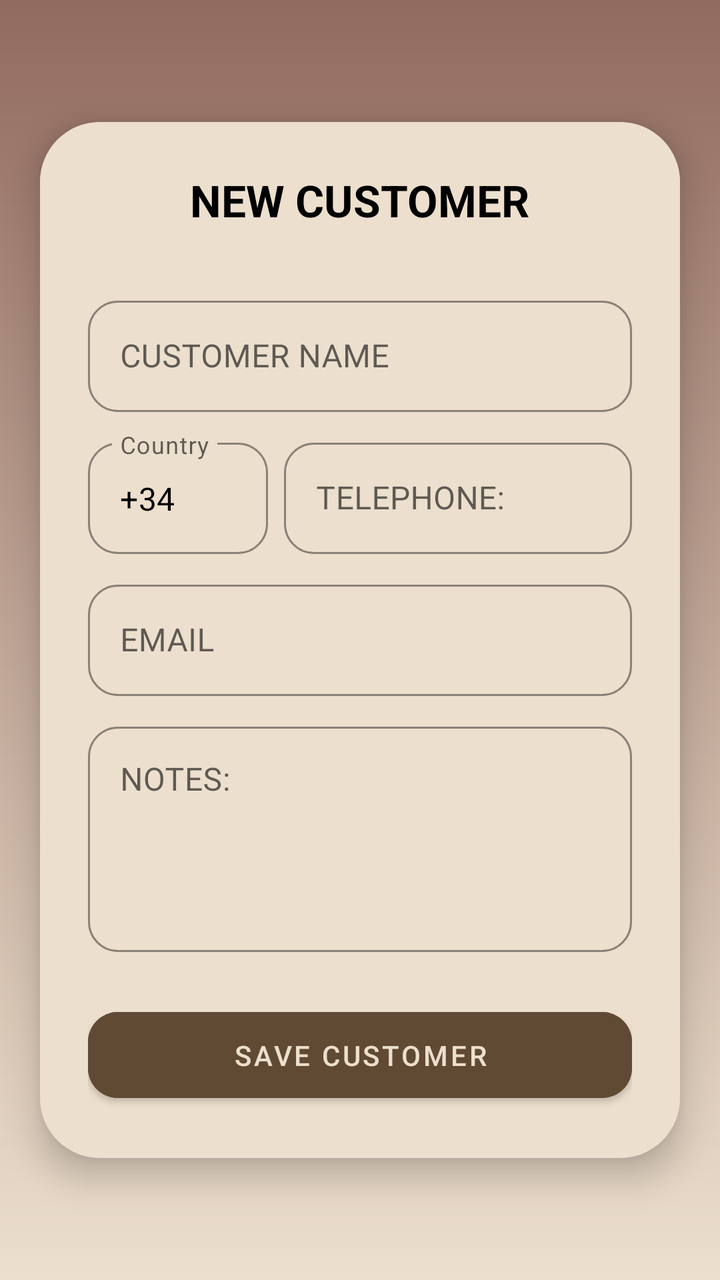
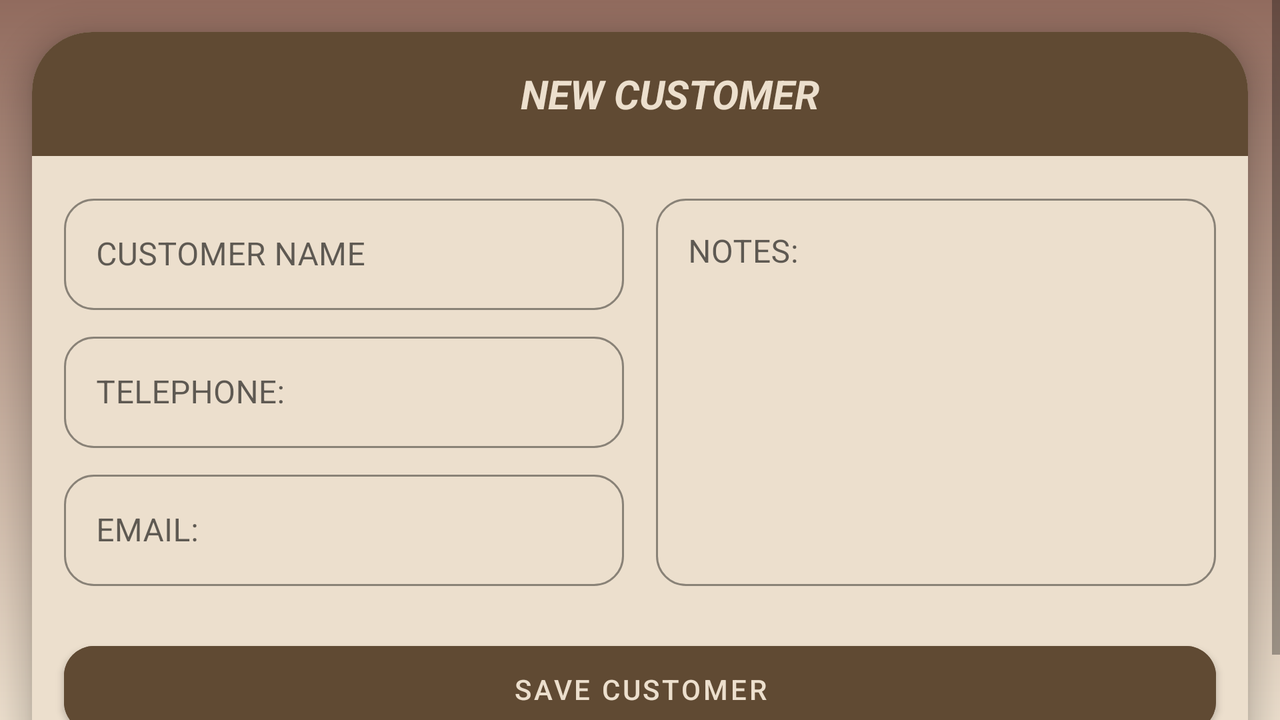

An Android layout and its configuration variant, each rendered on a device that would load it. The default file and the variant file are quoted in full after the pictures.
<!-- AndroidManifest.xml: application theme Theme.TFG -->
<!-- res/layout/fragment_formulario_clientes.xml -->
<?xml version="1.0" encoding="utf-8"?>
<androidx.constraintlayout.widget.ConstraintLayout xmlns:android="http://schemas.android.com/apk/res/android"
    xmlns:app="http://schemas.android.com/apk/res-auto"
    xmlns:tools="http://schemas.android.com/tools"
    android:layout_width="match_parent"
    android:layout_height="match_parent">

    <com.google.android.material.card.MaterialCardView
        android:layout_width="match_parent"
        android:layout_height="wrap_content"
        android:layout_margin="20dp"
        app:cardCornerRadius="30dp"
        app:cardElevation="10dp"
        app:cardBackgroundColor="?attr/colorSurface"
        app:layout_constraintBottom_toBottomOf="parent"
        app:layout_constraintTop_toTopOf="parent">

        <ScrollView
            android:layout_width="match_parent"
            android:layout_height="wrap_content">

            <LinearLayout
                android:layout_width="match_parent"
                android:layout_height="wrap_content"
                android:background="?attr/colorSurface"
                android:orientation="vertical"
                android:padding="24dp">

                
                <RelativeLayout
                    android:layout_width="match_parent"
                    android:layout_height="wrap_content"
                    android:layout_marginBottom="20dp">

                    <ImageView
                        android:id="@+id/btnBack"
                        android:layout_width="30dp"
                        android:layout_height="30dp"
                        android:src="@drawable/ic_back"
                        app:tint="?attr/colorOnSurface" />

                    <TextView
                        android:id="@+id/tvTituloFormulario"
                        android:layout_width="wrap_content"
                        android:layout_height="wrap_content"
                        android:layout_centerInParent="true"
                        android:text="@string/cliente_nuevo"
                        android:textColor="?attr/colorOnSurface"
                        android:textSize="22sp"
                        android:textStyle="bold" />
                </RelativeLayout>

                
                <com.google.android.material.textfield.TextInputLayout
                    android:id="@+id/tilNombreCliente"
                    style="@style/Widget.MaterialComponents.TextInputLayout.OutlinedBox"
                    android:layout_width="match_parent"
                    android:layout_height="wrap_content"
                    android:layout_marginTop="10dp"
                    android:hint="@string/nombre_cliente"
                    app:boxCornerRadiusBottomEnd="15dp"
                    app:boxCornerRadiusBottomStart="15dp"
                    app:boxCornerRadiusTopEnd="15dp"
                    app:boxCornerRadiusTopStart="15dp"
                    app:boxStrokeColor="?attr/colorPrimary"
                    app:hintTextColor="?attr/colorOnSurface">

                    <com.google.android.material.textfield.TextInputEditText
                        android:id="@+id/etNombreCliente"
                        android:layout_width="match_parent"
                        android:layout_height="wrap_content"
                        android:textColor="?attr/colorOnSurface"
                        android:inputType="text" />
                </com.google.android.material.textfield.TextInputLayout>

                
                <LinearLayout
                    android:layout_width="match_parent"
                    android:layout_height="wrap_content"
                    android:layout_marginTop="10dp"
                    android:orientation="horizontal">

                    
                    <com.google.android.material.textfield.TextInputLayout
                        android:id="@+id/tilPrefijo"
                        style="@style/Widget.MaterialComponents.TextInputLayout.OutlinedBox"
                        android:layout_width="90dp"
                        android:layout_height="wrap_content"
                        android:hint="@string/pais"
                        app:boxCornerRadiusBottomEnd="15dp"
                        app:boxCornerRadiusBottomStart="15dp"
                        app:boxCornerRadiusTopEnd="15dp"
                        app:boxCornerRadiusTopStart="15dp"
                        app:boxStrokeColor="?attr/colorPrimary"
                        app:hintTextColor="?attr/colorOnSurface">

                        <com.google.android.material.textfield.TextInputEditText
                            android:id="@+id/etPrefijo"
                            android:layout_width="match_parent"
                            android:layout_height="wrap_content"
                            android:inputType="phone"
                            android:text="+34"
                            android:textColor="?attr/colorOnSurface" />
                    </com.google.android.material.textfield.TextInputLayout>

                    
                    <com.google.android.material.textfield.TextInputLayout
                        android:id="@+id/tilTelefonoCliente"
                        style="@style/Widget.MaterialComponents.TextInputLayout.OutlinedBox"
                        android:layout_width="match_parent"
                        android:layout_height="wrap_content"
                        android:layout_marginStart="8dp"
                        android:hint="@string/telefono"
                        app:boxCornerRadiusBottomEnd="15dp"
                        app:boxCornerRadiusBottomStart="15dp"
                        app:boxCornerRadiusTopEnd="15dp"
                        app:boxCornerRadiusTopStart="15dp"
                        app:boxStrokeColor="?attr/colorPrimary"
                        app:hintTextColor="?attr/colorOnSurface">

                        <com.google.android.material.textfield.TextInputEditText
                            android:id="@+id/etTelefonoCliente"
                            android:layout_width="match_parent"
                            android:layout_height="wrap_content"
                            android:textColor="?attr/colorOnSurface"
                            android:inputType="phone"
                            android:maxLength="9" />
                    </com.google.android.material.textfield.TextInputLayout>
                </LinearLayout>

                
                <com.google.android.material.textfield.TextInputLayout
                    android:id="@+id/tilEmail"
                    style="@style/Widget.MaterialComponents.TextInputLayout.OutlinedBox"
                    android:layout_width="match_parent"
                    android:layout_height="wrap_content"
                    android:layout_marginTop="10dp"
                    android:hint="@string/loginUser"
                    app:boxCornerRadiusBottomEnd="15dp"
                    app:boxCornerRadiusBottomStart="15dp"
                    app:boxCornerRadiusTopEnd="15dp"
                    app:boxCornerRadiusTopStart="15dp"
                    app:boxStrokeColor="?attr/colorPrimary"
                    app:hintTextColor="?attr/colorOnSurface">

                    <com.google.android.material.textfield.TextInputEditText
                        android:id="@+id/etEmail"
                        android:layout_width="match_parent"
                        android:layout_height="wrap_content"
                        android:textColor="?attr/colorOnSurface"
                        android:inputType="textEmailAddress" />
                </com.google.android.material.textfield.TextInputLayout>

                
                <com.google.android.material.textfield.TextInputLayout
                    android:id="@+id/tilNotas"
                    style="@style/Widget.MaterialComponents.TextInputLayout.OutlinedBox"
                    android:layout_width="match_parent"
                    android:layout_height="wrap_content"
                    android:layout_marginTop="10dp"
                    android:hint="@string/notas"
                    app:boxCornerRadiusBottomEnd="15dp"
                    app:boxCornerRadiusBottomStart="15dp"
                    app:boxCornerRadiusTopEnd="15dp"
                    app:boxCornerRadiusTopStart="15dp"
                    app:boxStrokeColor="?attr/colorPrimary"
                    app:hintTextColor="?attr/colorOnSurface">

                    <com.google.android.material.textfield.TextInputEditText
                        android:id="@+id/etNotas"
                        android:layout_width="match_parent"
                        android:layout_height="wrap_content"
                        android:textColor="?attr/colorOnSurface"
                        android:gravity="top"
                        android:lines="4"
                        android:inputType="textMultiLine" />
                </com.google.android.material.textfield.TextInputLayout>

                
                <com.google.android.material.button.MaterialButton
                    android:id="@+id/btnGuardarCliente"
                    android:layout_width="match_parent"
                    android:layout_height="55dp"
                    android:layout_marginTop="24dp"
                    android:text="@string/guardar"
                    android:textColor="?attr/colorOnPrimary"
                    android:backgroundTint="?attr/colorPrimary"
                    app:cornerRadius="15dp" />

            </LinearLayout>
        </ScrollView>
    </com.google.android.material.card.MaterialCardView>
</androidx.constraintlayout.widget.ConstraintLayout>
<!-- resources referenced by this layout -->
<resources>
  <string name="cliente_nuevo">NEW CUSTOMER</string>
  <string name="guardar">SAVE CUSTOMER</string>
  <string name="loginUser">EMAIL</string>
  <string name="nombre_cliente">CUSTOMER NAME</string>
  <string name="notas">NOTES:</string>
  <string name="pais">Country</string>
  <string name="telefono">TELEPHONE:</string>
  <style name="Theme.TFG" parent="Theme.MaterialComponents.DayNight.NoActionBar">
          <item name="android:windowBackground">@drawable/bg_gradient_light</item>
          <item name="colorSurface">@color/blanco_puro</item>
          <item name="colorSurfaceVariant">@color/marron_input</item>
          <item name="colorSurfaceContainer">@color/marron_fondo</item>
          <item name="colorPrimary">@color/marron_boton</item>
          <item name="colorOnPrimary">@color/toolbar_claro</item>
          <item name="colorOnSurface">#000000</item>
          <item name="colorOnBackground">@color/blanco_puro</item>
      </style>
  <!-- drawable bg_gradient_light (drawable) -->
  <?xml version="1.0" encoding="utf-8"?>
  <shape xmlns:android="http://schemas.android.com/apk/res/android">
      <gradient
          android:startColor="#916B5E"
          android:endColor="#ECDFCD"
          android:angle="10" />
  </shape>
  <color name="blanco_puro">#ECDFCD</color>
  <color name="marron_input">#A4927A</color>
  <color name="marron_fondo">#8E6C49</color>
  <color name="marron_boton">#604A33</color>
  <color name="toolbar_claro">#ECDFCD</color>
</resources>
<!-- res/layout-land/fragment_formulario_clientes.xml (the repository's variant of the layout above) -->
<!-- drawn on the phone turned sideways -->
<?xml version="1.0" encoding="utf-8"?>
<androidx.constraintlayout.widget.ConstraintLayout xmlns:android="http://schemas.android.com/apk/res/android"
    xmlns:app="http://schemas.android.com/apk/res-auto"
    android:layout_width="match_parent"
    android:layout_height="match_parent">

    <ScrollView
        android:layout_width="match_parent"
        android:layout_height="0dp"
        android:fillViewport="true"
        app:layout_constraintTop_toTopOf="parent"
        app:layout_constraintBottom_toBottomOf="parent">

        <com.google.android.material.card.MaterialCardView
            android:layout_width="match_parent"
            android:layout_height="wrap_content"
            android:layout_margin="16dp"
            app:cardCornerRadius="30dp"
            app:cardElevation="8dp">

            <LinearLayout
                android:layout_width="match_parent"
                android:layout_height="wrap_content"
                android:orientation="vertical">

                <LinearLayout
                    android:layout_width="match_parent"
                    android:layout_height="wrap_content"
                    android:background="?attr/colorPrimary"
                    android:padding="16dp"
                    android:gravity="center_vertical">

                    <ImageView
                        android:id="@+id/btnBack"
                        android:layout_width="30dp"
                        android:layout_height="30dp"
                        android:src="@drawable/ic_back"
                        app:tint="?attr/colorOnPrimary" />

                    <TextView
                        android:id="@+id/tvTituloFormulario"
                        android:layout_width="match_parent"
                        android:layout_height="wrap_content"
                        android:gravity="center"
                        android:text="@string/cliente_nuevo"
                        android:textColor="?attr/colorOnPrimary"
                        android:textSize="20sp"
                        android:textStyle="bold|italic" />
                </LinearLayout>

                <LinearLayout
                    android:layout_width="match_parent"
                    android:layout_height="wrap_content"
                    android:orientation="horizontal"
                    android:padding="16dp"
                    android:baselineAligned="false">

                    <LinearLayout
                        android:layout_width="0dp"
                        android:layout_height="wrap_content"
                        android:layout_weight="1"
                        android:orientation="vertical"
                        android:layout_marginEnd="8dp">

                        <com.google.android.material.textfield.TextInputLayout
                            android:id="@+id/tilNombreCliente"
                            style="@style/Widget.MaterialComponents.TextInputLayout.OutlinedBox"
                            android:layout_width="match_parent"
                            android:layout_height="wrap_content"
                            android:hint="@string/nombre_cliente"
                            app:boxCornerRadiusBottomEnd="15dp"
                            app:boxCornerRadiusBottomStart="15dp"
                            app:boxCornerRadiusTopEnd="15dp"
                            app:boxCornerRadiusTopStart="15dp"
                            app:boxStrokeColor="?attr/colorPrimary"
                            app:hintTextColor="?attr/colorPrimary">
                            <com.google.android.material.textfield.TextInputEditText
                                android:id="@+id/etNombreCliente"
                                android:layout_width="match_parent"
                                android:layout_height="wrap_content"
                                android:textColor="?attr/colorOnSurface"
                                android:inputType="text" />
                        </com.google.android.material.textfield.TextInputLayout>

                        <com.google.android.material.textfield.TextInputLayout
                            android:id="@+id/tilTelefonoCliente"
                            style="@style/Widget.MaterialComponents.TextInputLayout.OutlinedBox"
                            android:layout_width="match_parent"
                            android:layout_height="wrap_content"
                            android:layout_marginTop="8dp"
                            android:hint="@string/telefono"
                            app:boxCornerRadiusBottomEnd="15dp"
                            app:boxCornerRadiusBottomStart="15dp"
                            app:boxCornerRadiusTopEnd="15dp"
                            app:boxCornerRadiusTopStart="15dp"
                            app:boxStrokeColor="?attr/colorPrimary"
                            app:hintTextColor="?attr/colorPrimary">
                            <com.google.android.material.textfield.TextInputEditText
                                android:id="@+id/etTelefonoCliente"
                                android:layout_width="match_parent"
                                android:layout_height="wrap_content"
                                android:textColor="?attr/colorOnSurface"
                                android:inputType="phone"
                                android:maxLength="9" />
                        </com.google.android.material.textfield.TextInputLayout>

                        <com.google.android.material.textfield.TextInputLayout
                            android:id="@+id/tilEmail"
                            style="@style/Widget.MaterialComponents.TextInputLayout.OutlinedBox"
                            android:layout_width="match_parent"
                            android:layout_height="wrap_content"
                            android:layout_marginTop="8dp"
                            android:hint="@string/email"
                            app:boxCornerRadiusBottomEnd="15dp"
                            app:boxCornerRadiusBottomStart="15dp"
                            app:boxCornerRadiusTopEnd="15dp"
                            app:boxCornerRadiusTopStart="15dp"
                            app:boxStrokeColor="?attr/colorPrimary"
                            app:hintTextColor="?attr/colorPrimary">
                            <com.google.android.material.textfield.TextInputEditText
                                android:id="@+id/etEmail"
                                android:layout_width="match_parent"
                                android:layout_height="wrap_content"
                                android:textColor="?attr/colorOnSurface"
                                android:inputType="textEmailAddress" />
                        </com.google.android.material.textfield.TextInputLayout>
                    </LinearLayout>

                    <LinearLayout
                        android:layout_width="0dp"
                        android:layout_height="match_parent"
                        android:layout_weight="1"
                        android:orientation="vertical"
                        android:layout_marginStart="8dp">

                        <com.google.android.material.textfield.TextInputLayout
                            android:id="@+id/tilNotas"
                            style="@style/Widget.MaterialComponents.TextInputLayout.OutlinedBox"
                            android:layout_width="match_parent"
                            android:layout_height="match_parent"
                            android:hint="@string/notas"
                            app:boxCornerRadiusBottomEnd="15dp"
                            app:boxCornerRadiusBottomStart="15dp"
                            app:boxCornerRadiusTopEnd="15dp"
                            app:boxCornerRadiusTopStart="15dp"
                            app:boxStrokeColor="?attr/colorPrimary"
                            app:hintTextColor="?attr/colorPrimary">
                            <com.google.android.material.textfield.TextInputEditText
                                android:id="@+id/etNotas"
                                android:layout_width="match_parent"
                                android:layout_height="match_parent"
                                android:minHeight="210dp"
                                android:gravity="top"
                                android:textColor="?attr/colorOnSurface"
                                android:inputType="textMultiLine" />
                        </com.google.android.material.textfield.TextInputLayout>
                    </LinearLayout>
                </LinearLayout>

                <Button
                    android:id="@+id/btnGuardarCliente"
                    android:layout_width="match_parent"
                    android:layout_height="55dp"
                    android:layout_marginHorizontal="16dp"
                    android:layout_marginTop="8dp"
                    android:layout_marginBottom="24dp"
                    android:text="@string/guardar"
                    android:backgroundTint="?attr/colorPrimary"
                    android:textColor="?attr/colorOnPrimary"
                    app:cornerRadius="15dp" />

            </LinearLayout>
        </com.google.android.material.card.MaterialCardView>
    </ScrollView>
</androidx.constraintlayout.widget.ConstraintLayout>
<!-- resources referenced by the variant -->
<!-- as the phone turned sideways resolves them -->
<resources>
  <string name="cliente_nuevo">NEW CUSTOMER</string>
  <string name="email">EMAIL:</string>
  <string name="guardar">SAVE CUSTOMER</string>
  <string name="nombre_cliente">CUSTOMER NAME</string>
  <string name="notas">NOTES:</string>
  <string name="telefono">TELEPHONE:</string>
  <style name="Theme.TFG" parent="Theme.MaterialComponents.DayNight.NoActionBar">
          <item name="android:windowBackground">@drawable/bg_gradient_light</item>
          <item name="colorSurface">@color/blanco_puro</item>
          <item name="colorSurfaceVariant">@color/marron_input</item>
          <item name="colorSurfaceContainer">@color/marron_fondo</item>
          <item name="colorPrimary">@color/marron_boton</item>
          <item name="colorOnPrimary">@color/toolbar_claro</item>
          <item name="colorOnSurface">#000000</item>
          <item name="colorOnBackground">@color/blanco_puro</item>
      </style>
  <!-- drawable bg_gradient_light (drawable) -->
  <?xml version="1.0" encoding="utf-8"?>
  <shape xmlns:android="http://schemas.android.com/apk/res/android">
      <gradient
          android:startColor="#916B5E"
          android:endColor="#ECDFCD"
          android:angle="10" />
  </shape>
  <color name="blanco_puro">#ECDFCD</color>
  <color name="marron_input">#A4927A</color>
  <color name="marron_fondo">#8E6C49</color>
  <color name="marron_boton">#604A33</color>
  <color name="toolbar_claro">#ECDFCD</color>
</resources>
